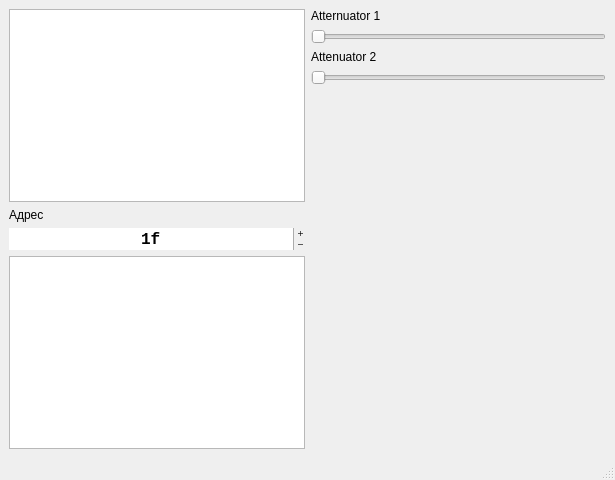
<?xml version="1.0" encoding="UTF-8"?>
<ui version="4.0">
 <class>MainWindow</class>
 <widget class="QMainWindow" name="MainWindow">
  <property name="geometry">
   <rect>
    <x>0</x>
    <y>0</y>
    <width>615</width>
    <height>480</height>
   </rect>
  </property>
  <property name="windowTitle">
   <string>Client</string>
  </property>
  <widget class="QWidget" name="centralwidget">
   <property name="sizePolicy">
    <sizepolicy hsizetype="Expanding" vsizetype="Expanding">
     <horstretch>0</horstretch>
     <verstretch>0</verstretch>
    </sizepolicy>
   </property>
   <layout class="QHBoxLayout" name="horizontalLayout">
    <item>
     <layout class="QVBoxLayout" name="verticalLayout_2">
      <item>
       <widget class="QListView" name="listViewComs"/>
      </item>
      <item>
       <widget class="QLabel" name="label_3">
        <property name="text">
         <string>Адрес</string>
        </property>
       </widget>
      </item>
      <item>
       <widget class="QSpinBox" name="addrBox">
        <property name="font">
         <font>
          <family>Lucida Console</family>
          <pointsize>12</pointsize>
          <weight>75</weight>
          <bold>true</bold>
         </font>
        </property>
        <property name="frame">
         <bool>false</bool>
        </property>
        <property name="alignment">
         <set>Qt::AlignCenter</set>
        </property>
        <property name="buttonSymbols">
         <enum>QAbstractSpinBox::PlusMinus</enum>
        </property>
        <property name="maximum">
         <number>255</number>
        </property>
        <property name="value">
         <number>31</number>
        </property>
        <property name="displayIntegerBase">
         <number>16</number>
        </property>
       </widget>
      </item>
      <item>
       <widget class="QListView" name="listViewMsg"/>
      </item>
     </layout>
    </item>
    <item>
     <layout class="QVBoxLayout" name="verticalLayout">
      <item>
       <widget class="QLabel" name="label">
        <property name="text">
         <string>Atternuator 1</string>
        </property>
       </widget>
      </item>
      <item>
       <widget class="QSlider" name="atten1">
        <property name="maximum">
         <number>65535</number>
        </property>
        <property name="orientation">
         <enum>Qt::Horizontal</enum>
        </property>
        <property name="tickPosition">
         <enum>QSlider::NoTicks</enum>
        </property>
       </widget>
      </item>
      <item>
       <widget class="QLabel" name="label_2">
        <property name="text">
         <string>Attenuator 2</string>
        </property>
       </widget>
      </item>
      <item>
       <widget class="QSlider" name="atten2">
        <property name="maximum">
         <number>65535</number>
        </property>
        <property name="orientation">
         <enum>Qt::Horizontal</enum>
        </property>
        <property name="tickPosition">
         <enum>QSlider::NoTicks</enum>
        </property>
       </widget>
      </item>
      <item>
       <layout class="QGridLayout" name="gridLayout"/>
      </item>
      <item>
       <spacer name="verticalSpacer_2">
        <property name="orientation">
         <enum>Qt::Vertical</enum>
        </property>
        <property name="sizeHint" stdset="0">
         <size>
          <width>20</width>
          <height>40</height>
         </size>
        </property>
       </spacer>
      </item>
     </layout>
    </item>
   </layout>
  </widget>
  <widget class="QMenuBar" name="menubar">
   <property name="geometry">
    <rect>
     <x>0</x>
     <y>0</y>
     <width>615</width>
     <height>26</height>
    </rect>
   </property>
  </widget>
  <widget class="QStatusBar" name="statusbar"/>
 </widget>
 <resources/>
 <connections/>
</ui>
